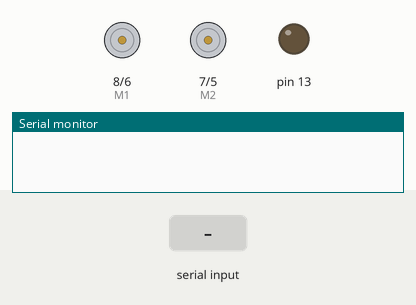
Recording of a sketch running on a simulated Arduino Uno, built with avr-gcc and run on an emulated ATmega328P. Shown: direction and speed pins drawn as motors (green arrow = direction pin HIGH = forward, orange = LOW = backward, longer = more drive), output pins drawn as LEDs (lit = HIGH), the last lines printed to the serial monitor. The inputs (shaded band) are chosen by the test bench.

Above: at 1.2 s.
1.3 s: "1\n" received over Serial
At 2.4 s:
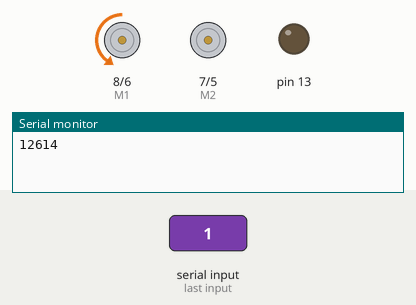
2.8 s: "2\n" received over Serial
At 3.6 s:
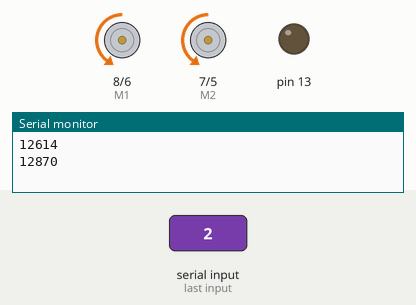
4.3 s: "S\n" received over Serial
At 4.7 s:
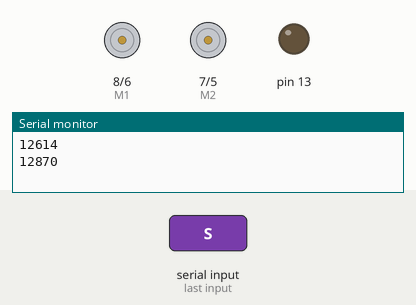
5.8 s: "2\n" received over Serial
At 7.0 s:
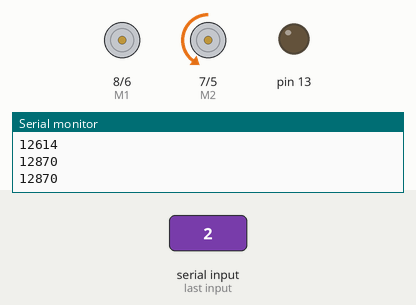
7.3 s: "R\n" received over Serial
Timing chart, 0 to 9.8 s (numbered marks = the images above; inputs shaded):
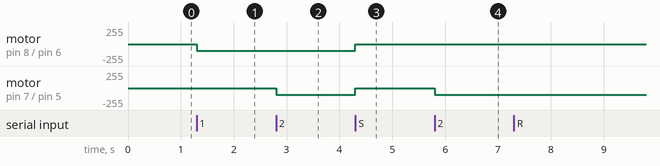

The sketch:

tank.ino
```cpp
int E1 = 6; //M1 Speed Control
int E2 = 5; //M2 Speed Control
int M1 = 8; //M1 Direction Control
int M2 = 7; //M2 Direction Control
byte incomingByte;
int stopped = 1;


byte stack[512];
int i=0;

void setup()
{
  // Motors
  pinMode(5, OUTPUT);
  pinMode(6, OUTPUT);
  pinMode(7, OUTPUT);
  pinMode(8, OUTPUT);

  // LEDS
  pinMode(13, OUTPUT);

  Serial.begin(9600);
  //analogWrite (E1,100);
  //analogWrite (E2,100);
}

void stopMotors(){
  analogWrite (E1,0);
  analogWrite (E2,0);
  stopped = 1;
}

void startMotors(){
  analogWrite(E1,100);
  analogWrite(E2,100);
  stopped = 0;
}

void lightPin(bool on) {
  if (on) {
    digitalWrite(13, HIGH);
  } else {
    digitalWrite(13, LOW);
  }
}

int executeCommand(int offset){
  //<Motor 1(Right) or 2(Left)><Direction Forward=F, Reverse=R><\n>
  if(stack[offset] == 'S'){
    stopMotors();
    stack[offset] = 0;
    return 1;
  } else if(stack[offset] == '1') {
    analogWrite(E1, 100);
    if(stack[offset+1] == 'R') {
      //reverse right
      //if(stopped) startMotors();
      digitalWrite(M1,HIGH);
      Serial.print('1R');
    }else{
      //forward left
      //if(stopped) startMotors();
      digitalWrite(M1,LOW);
      Serial.print('1F');
    }
    stack[offset] = 0;
    stack[offset+1] = 0;
    return 2;
  }else if(stack[offset] == '2'){
      analogWrite(E2, 100);
      if(stack[offset+1] == 'R'){
        //reverse left
        //if(stopped) startMotors();
        digitalWrite(M2,HIGH);
        Serial.print('2R');
      }else{
        //forward left
        //if(stopped) startMotors();
        digitalWrite(M2,LOW);
        Serial.print('2F');
      }
      stack[offset] = 0;
      stack[offset+1] = 0;
      return 2;
  } else {
    return -1;
  }
  //return 1;
}

void loop()
{
  int evalOffset;
  int consumed;

  //int content;

  //analogWrite (E1,100);
  //analogWrite (E2,100);

  //analogWrite(M1, 100);
  //analogWrite(M2, 100);


  /*
  analogWrite (E1,100);
  analogWrite (E2,100);

  analogWrite(M1, 100);
  analogWrite(M2, 100);
  */
  //startMotors();
  //digitalWrite(M2,LOW);
  //delay(100)

/*
  int content;
  while(true) {
    delay(100);
    if (Serial.available() > 0) {
      content = Serial.read();
      Serial.write(content);
    }
  }
  */

  if (Serial.available() > 0) {
    incomingByte = Serial.read();
    if(incomingByte == '\n'){
      evalOffset = 0;
      while (true) {
        consumed = executeCommand(evalOffset);
        if (consumed < 0)
          break;

        evalOffset = evalOffset + consumed;
      }
      Serial.print('\n');
      lightPin(false);
      i = 0;
    }else{
      lightPin(true);
      stack[i] = incomingByte;
      i++;
    }
  }
}
```

Measured:
- after the input at 1.3 s, motor on pin 8 (M1) / pin 6 (E1): stopped → backward 100/255 at once
- after the input at 2.8 s, motor on pin 7 (M2) / pin 5 (E2): stopped → backward 100/255 at once
- after the input at 4.3 s, motor on pin 8 (M1) / pin 6 (E1), motor on pin 7 (M2) / pin 5 (E2): backward 100/255 → stopped at once
- after the input at 5.8 s, motor on pin 7 (M2) / pin 5 (E2): stopped → backward 100/255 at once
